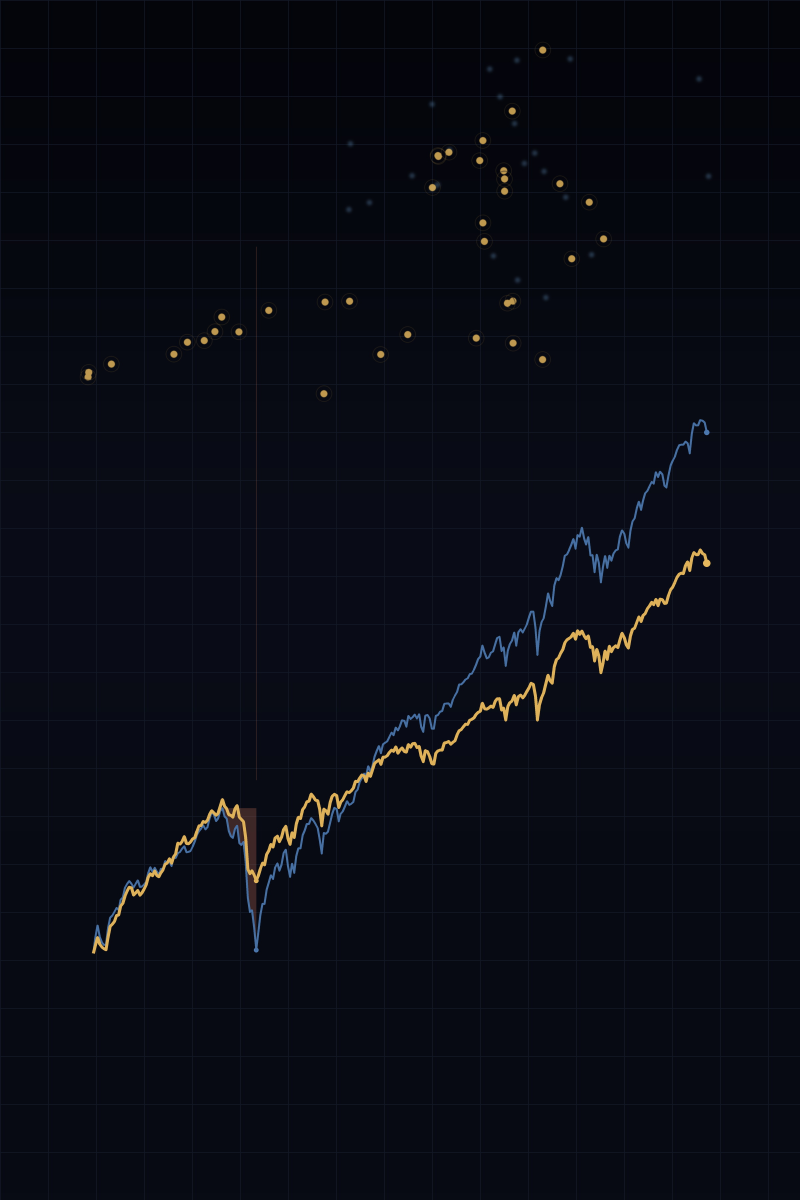
#> input picture figures/cover_art.jpg, 2400 x 3600 px (shown at 1/3 size)
$ python make_cover_art.py
#> lines starting #> are read from the running program, lines starting #| are printed output that depends on the picture
#!/usr/bin/env python3
"""
Prepare the cover plates for "The Patient Quant".

Both plates are 6 x 9 in at 300 DPI (1800 x 2700 px), saved as JPEG so that
LaTeX embeds them as DCTDecode rather than as raw RGB.  The front uses the
whole artwork; the back uses a different crop so it is not a repeat.

The scrim is the alpha ramp that keeps the cover type legible over the
artwork.  It is baked into the plate here rather than drawn in the cover
document, so that the finished cover carries one raster image and vector
type, and no hundreds of vector rectangles.

The front's ramp is shaped around the cover layout: the title block sits at
the top of the page and the credits at the foot, so both are held down to
near-ink; the band through the middle, where the two wealth paths run, is
left almost clear, because that is the subject and it has to read.
"""
import pathlib

from PIL import Image, ImageEnhance

HERE = pathlib.Path(__file__).resolve().parent
FIG = HERE.parent / "figures"
SRC = FIG / "cover_art.jpg"
DPI = 300
W, H = 6 * DPI, 9 * DPI

FIG.mkdir(parents=True, exist_ok=True)

im = Image.open(SRC).convert("RGB")
#> im is the input picture: PIL image 2400x3600 RGB; mean R, G, B 9, 11.3, 20
# A mild lift before the scrim, so that the plate keeps its luminosity
# instead of being flattened to black by the legibility ramp.
im = ImageEnhance.Brightness(im).enhance(1.24)
im = ImageEnhance.Contrast(im).enhance(1.08)
w, h = im.size
#> w = 2400; h = 3600

# Alpha at the given height in inches from the foot of the page.
#
# The front darkens the top band, where the title block is, and the foot,
# where the credits are, and leaves the middle of the page clear.
FRONT_STOPS = [(0.00, 0.95), (0.85, 0.94), (1.40, 0.90), (1.70, 0.72),
               (1.95, 0.42), (2.30, 0.24), (3.20, 0.17), (4.80, 0.16),
               (5.60, 0.20), (5.95, 0.40), (6.35, 0.70), (6.75, 0.82),
               (7.20, 0.85), (8.10, 0.85), (9.00, 0.85)]

# The back crop is the crisis at the left of the chart, so it wants a
# flatter ramp: the type sits in the upper half and the paths in the lower
# third, and neither may fight the blurb.
BACK_STOPS = [(0.00, 0.93), (1.30, 0.90), (2.60, 0.86), (3.90, 0.80),
              (5.20, 0.74), (6.50, 0.70), (7.60, 0.72), (9.00, 0.74)]

INK = (0x08, 0x0B, 0x14)


def ramp(stops, y):
    """Alpha at height y (inches from the foot) for a list of (y, alpha) stops."""
    if y <= stops[0][0]:
        return stops[0][1]
    if y >= stops[-1][0]:
        return stops[-1][1]
    for (y0, a0), (y1, a1) in zip(stops[:-1], stops[1:]):
        if y0 <= y <= y1:
            return a0 + (a1 - a0) * (y - y0) / (y1 - y0)
    return stops[-1][1]


def scrim(plate, stops):
    """Bake the legibility ramp into the plate."""
    import numpy as np
    a = np.asarray(plate).astype("float32")
    h = a.shape[0]
    ys = (1.0 - np.arange(h) / h) * 9.0        # inches from the foot
    alphas = np.array([ramp(stops, float(y)) for y in ys], dtype="float32")
    alphas = alphas[:, None, None]
    ink = np.array(INK, dtype="float32")[None, None, :]
    out = a * (1.0 - alphas) + ink * alphas
    return Image.fromarray(out.clip(0, 255).astype("uint8"))


front = scrim(im.resize((W, H), Image.BICUBIC), FRONT_STOPS)
front.save(FIG / "cover_front_art.jpg", "JPEG", quality=88, optimize=True,
           progressive=True, subsampling=1)

# A 2:3 crop, so the plate is not distorted: the left end of the chart,
# where the two paths part company at the crisis.
back = im.crop((0, int(h * 0.115), int(w * 0.54), int(h * 0.82)))
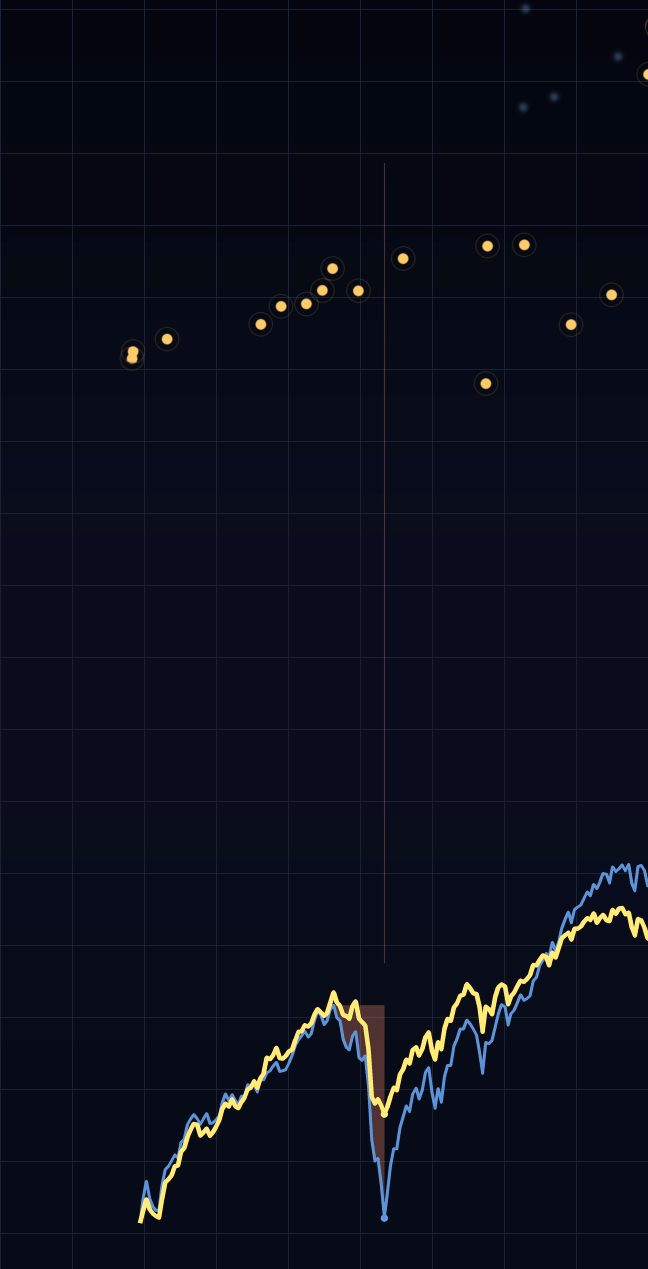
#> back: PIL image 1296x2538 RGB (shown at 1/2 size); mean R, G, B 11, 14.1, 26.6
back = scrim(back.resize((W, H), Image.BICUBIC), BACK_STOPS)
#> in scrim (call 2), `a = np.asarray(plate).astype("float32")`:
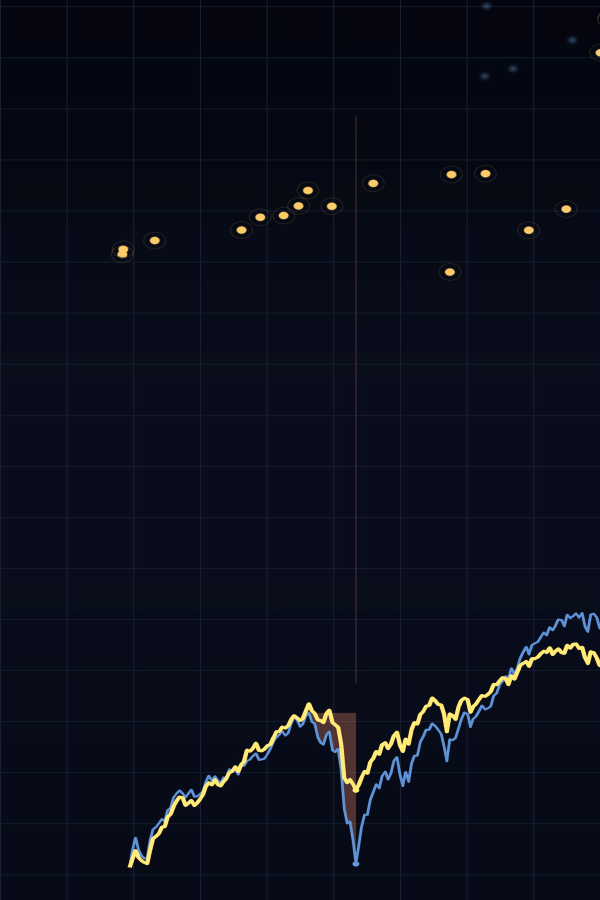
#> a: shape (2700, 1800, 3) float32 (shown at 1/3 size); mean R, G, B 11.2, 14.2, 26.9
#> in scrim (call 2), `out = a * (1.0 - alphas) + ink * alphas`:
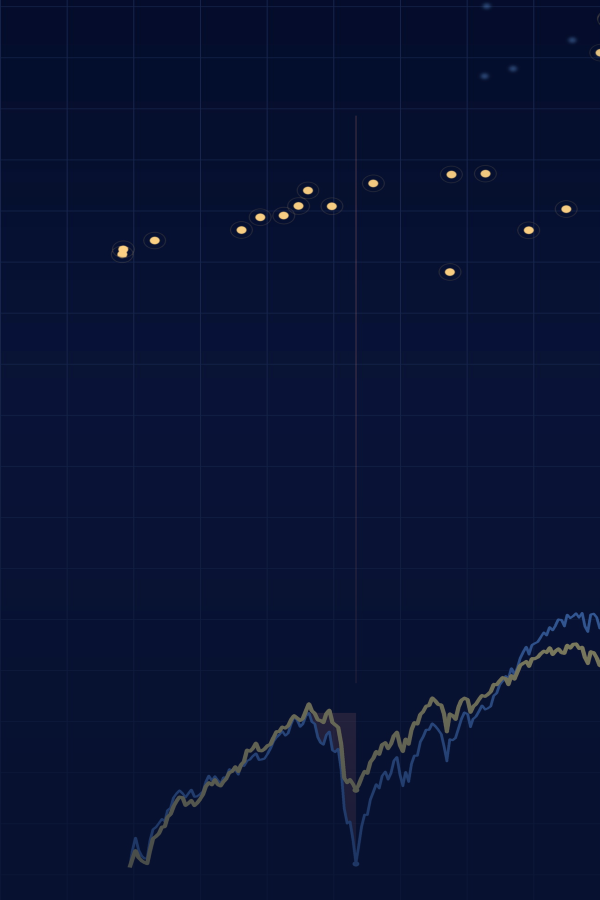
#> out: shape (2700, 1800, 3) float32 (shown at 1/3 size); mean R, G, B 8.3, 11.9, 22.1; drawn with min black and max white
#> in scrim (call 2), `return Image.fromarray(out.clip(0, 255).astype("uint8"))`:
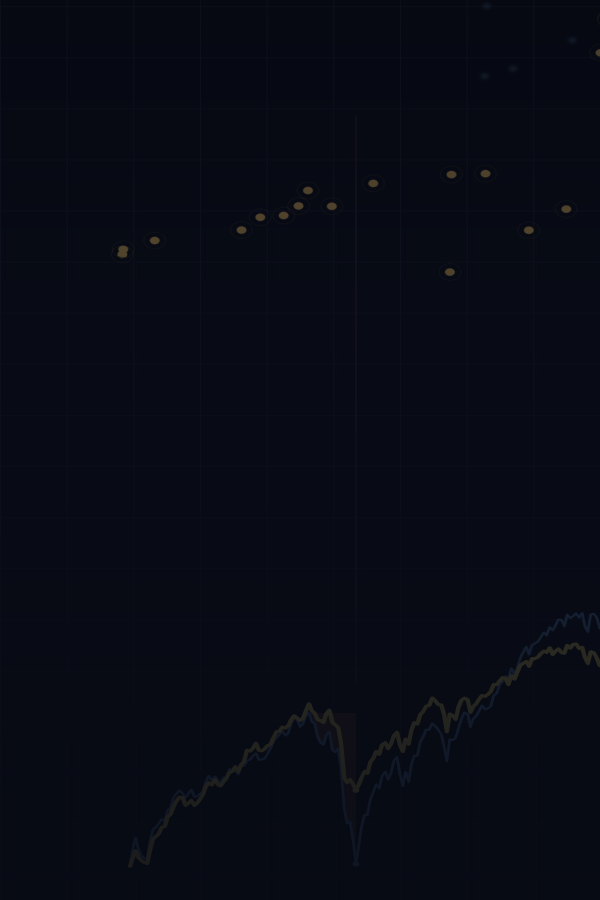
#> returned value: PIL image 1800x2700 RGB (shown at 1/3 size); mean R, G, B 8, 11.1, 20.7
back.save(FIG / "cover_back_art.jpg", "JPEG", quality=88, optimize=True,
          progressive=True, subsampling=1)

for p in (FIG / "cover_front_art.jpg", FIG / "cover_back_art.jpg"):
    print(f"wrote {p}  ({p.stat().st_size // 1024} KB)")
